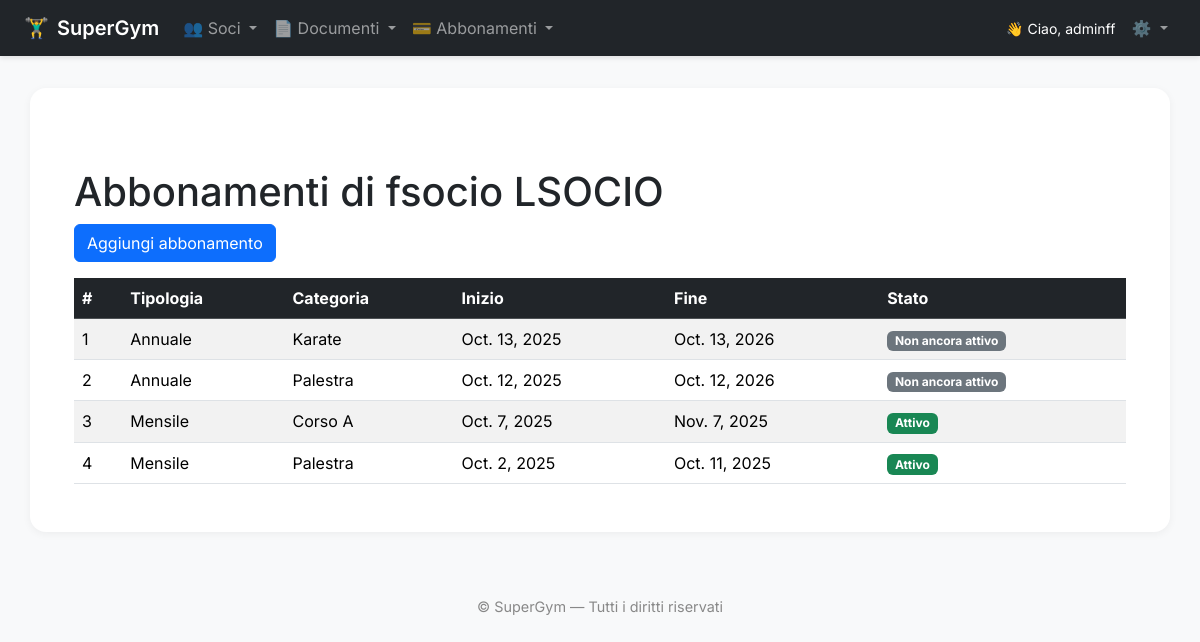
The app's page /members/subscriptions/12/ (signed in), older data.
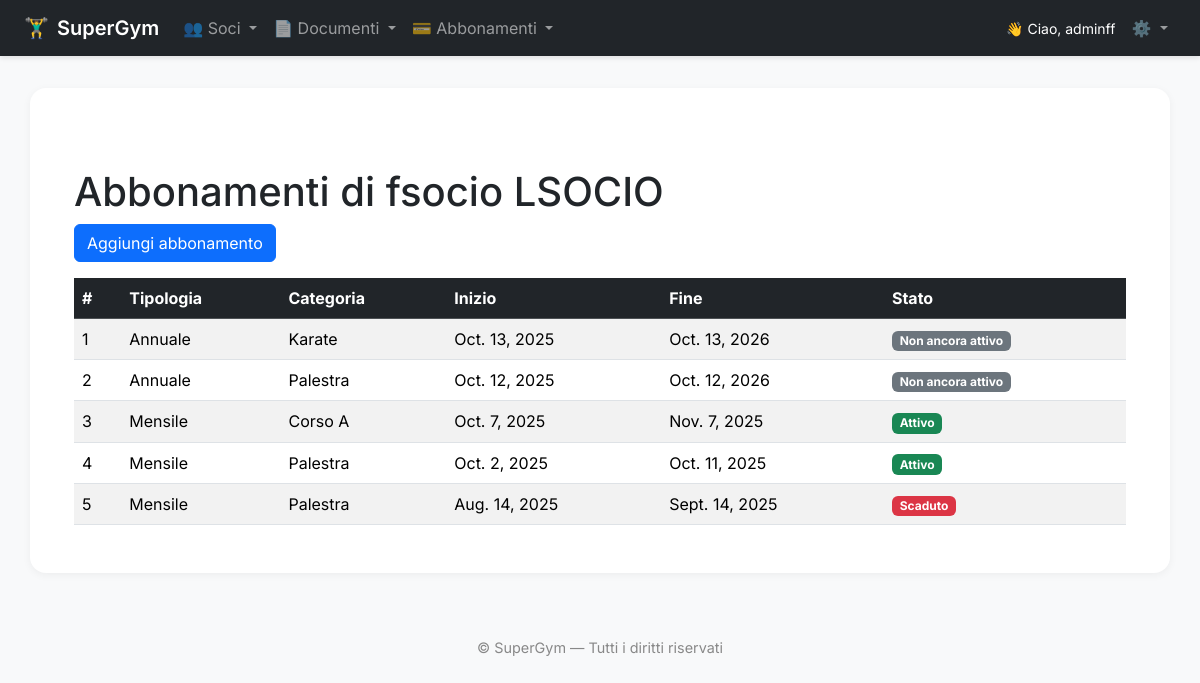
The same page, newer data.
### members/models.py (models this page shows, shortened)
class Subscription(models.Model):
    class SubscriptionType(models.TextChoices):
        MONTHLY = 'MONTHLY', _('Mensile')
        SEMESTRAL = 'SEMESTRAL', _('Semestrale')
        ANNUAL = 'ANNUAL', _('Annuale')
    class Category(models.TextChoices):
        GYM = 'GYM', _('Palestra')
        COURSE_A = 'COURSE_A', _('Corso A')
        KARATE = 'KARATE', _('Karate')
    member = models.ForeignKey(
        Member,
        on_delete=models.CASCADE,
        related_name="subscriptions",
        verbose_name=_("Socio")
    )
    subscription_type = models.CharField(
        max_length=20,
        choices=SubscriptionType.choices,
        verbose_name=_("Tipologia abbonamento")
    )
    category = models.CharField(
        max_length=20,
        choices=Category.choices,
        verbose_name=_("Categoria")
    )
    start_date = models.DateField(verbose_name=_("Data inizio"))
    end_date = models.DateField(verbose_name=_("Data fine"), null=True, blank=True)
    class Meta:
        verbose_name = _("Abbonamento")
        verbose_name_plural = _("Abbonamenti")
        ordering = ['-end_date']
    @property
    def status(self):
        today = timezone.now().date()
        if self.end_date and self.end_date < today:
            return "Scaduto"
        elif self.start_date > today:
            return "Non ancora attivo"
        return "Attivo"

### members/views.py (the view)
# urls.py: path("subscriptions/<int:member_id>/", views.subscription_list, name="subscription_list"),
@login_required
def subscription_list(request, member_id):
    member = get_object_or_404(Member, id=member_id)
    subscriptions = member.subscriptions.all().order_by('-end_date')
    context = {
        'member': member,
        'subscriptions': subscriptions,
    }
    return render(request, 'subscription_list.html', context)

### templates/subscription_list.html (shortened to what this page needs)
{% extends "base.html" %}
{% block content %}
<div class="container mt-5">
    <h1>Abbonamenti di {{ member.first_name }} {{ member.last_name }}</h1>
    <a href="{% url 'members:add_subscription' member.id %}" class="btn btn-primary mb-3">Aggiungi abbonamento</a>
    <div class="table-responsive">
        <table class="table table-striped table-hover">
            <thead class="table-dark">
                <tr>
                    <th>#</th>
                    <th>Tipologia</th>
                    <th>Categoria</th>
                    <th>Inizio</th>
                    <th>Fine</th>
                    <th>Stato</th>
                </tr>
            </thead>
            <tbody>
                {% for sub in subscriptions %}
                <tr>
                    <td>{{ forloop.counter }}</td>
                    <td>{{ sub.get_subscription_type_display }}</td>
                    <td>{{ sub.get_category_display }}</td>
                    <td>{{ sub.start_date }}</td>
                    <td>{{ sub.end_date }}</td>
                    <td>
                        {% if sub.status == "Attivo" %}
                            <span class="badge bg-success">{{ sub.status }}</span>
                        {% elif sub.status == "Non ancora attivo" %}
                            <span class="badge bg-secondary">{{ sub.status }}</span>
                        {% else %}
                            <span class="badge bg-danger">{{ sub.status }}</span>
                        {% endif %}
                    </td>
                </tr>
                {% empty %}
                <tr>
                    <td colspan="6" class="text-center">Nessun abbonamento trovato.</td>
                </tr>
                {% endfor %}
            </tbody>
        </table>
    </div>
</div>
{% endblock %}

Row changes from the older to the newer data that the page shows:
added Subscription: subscription_type "Mensile", category "Palestra", start_date "Aug. 14, 2025", end_date "Sept. 14, 2025", status "Scaduto"
